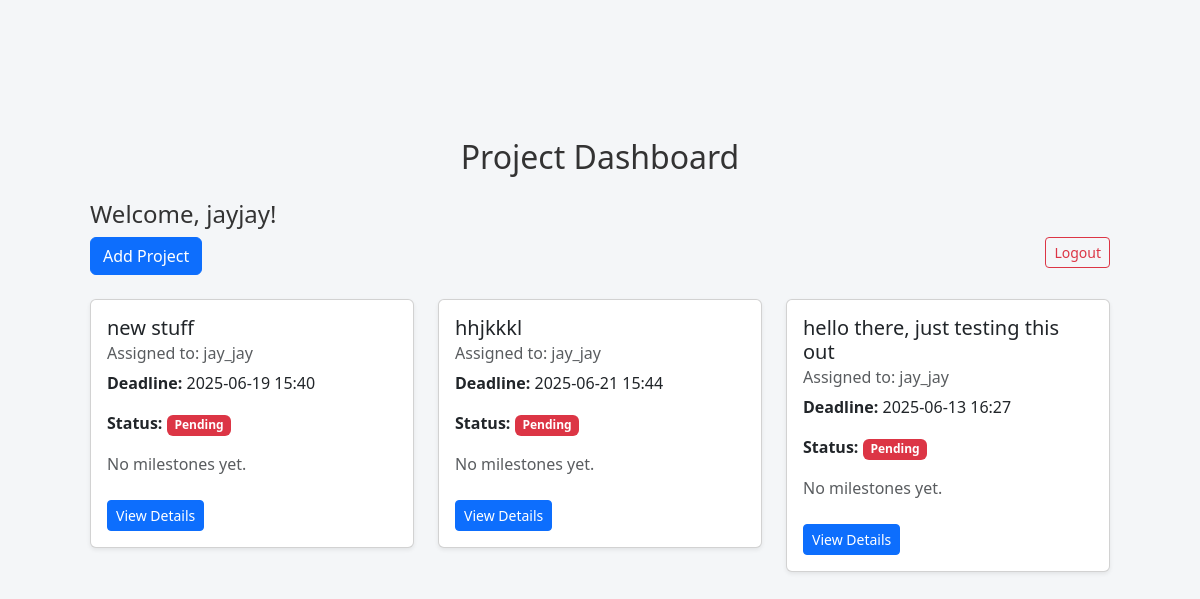
Page /dashboard (signed in) on the committed database.
### app/dbmodels.py (models this page shows, shortened)
class User(db.Model, UserMixin):
    id = db.Column(db.Integer, primary_key=True)
    username = db.Column(db.String(150), unique=True, nullable=False)
    email = db.Column(db.String(150), unique=True, nullable=False)
    password_hash = db.Column(db.String(150), nullable=False)
    tasks = db.relationship("Task", backref="assigned_to", cascade='all, delete-orphan',passive_deletes=True)
    role = db.Column(db.String(50), nullable=False, default="employee") # or admin
    projects = db.relationship('Project',cascade= "all, delete-orphan", back_populates='user', passive_deletes=True)

class Project(db.Model):
    id = db.Column(db.Integer, primary_key=True)
    title = db.Column(db.String(150), nullable=False)
    description = db.Column(db.Text, nullable=False)
    tasks = db.relationship("Task", backref="project", cascade="all, delete-orphan", passive_deletes=True)
    milestones = db.relationship("Milestone", backref="project", cascade="all, delete-orphan", passive_deletes=True)
    user_id = db.Column(db.Integer, db.ForeignKey('user.id', ondelete="CASCADE"), nullable=False)
    user = db.relationship('User', back_populates='projects')
    deadline = db.Column(db.DateTime, nullable=False, default = datetime.now(timezone.utc)) # default to current time in UTC
    status = db.Column(db.String(20), nullable=False, default="Pending")
    comment = db.Column(db.Text, nullable=True)

### app/routes.py (the view)
@main.route("/dashboard")
@login_required
def dashboard():
    if current_user.role == "admin":
        projects = Project.query.all()
    else:
        projects = current_user.projects
    project_data = []
    for project in projects:
        latest_milestone = Milestone.query.filter_by(project_id=project.id).order_by(Milestone.deadline.desc()).first()
        project_data.append({
            "project": project,
            "latest_milestone": latest_milestone
        })
    return render_template("dashboard.html", projects=projects)

### app/__init__.py (called while the page is built)
def create_app():
    app= Flask(__name__)
    app.config.from_object("config.Config") # load app config from config.py
    db.init_app(app)
    migrate.init_app(app, db)
    login_manager.init_app(app)
    mail.init_app(app)
    scheduler.init_app(app)
    scheduler.start()
    from . import jobs  # <-- Import jobs to register them
    from .admin import init_admin
    init_admin(app)
    login_manager.login_view = "main.login"
    login_manager.login_message_category ="info"
    from .dbmodels import User
    @login_manager.user_loader
    def load_user(user_id):
        return User.query.get(int(user_id))
    from .routes import main
    app.register_blueprint(main)
    return app

### app/templates/dashboard.html
{% extends "base.html" %}
{% block content %}
<div class="container mt-4">
  <h2 class="mb-4">Project Dashboard</h2>
  <h4>Welcome, {{ current_user.username }}!</h4><a href="{{ url_for('main.logout') }}" class="btn btn-outline-danger btn-sm float-end mb-3">Logout</a>
  <a href="{{ url_for('main.add_project') }}" class="btn btn-primary mb-4">Add Project</a>
  <div class="row">
    {% for project in projects %}
    <div class="col-md-4">
      <div class="card mb-4 shadow-sm">
        <div class="card-body">
          <h5 class="card-title">{{ project.title }}</h5>
          <h6 class="card-subtitle mb-2 text-muted">Assigned to: {{ project.user.username }}</h6>
          <p><strong>Deadline:</strong> {{ project.deadline.strftime('%Y-%m-%d %H:%M') if project.deadline else 'N/A' }}</p>
          <p><strong>Status:</strong>
            {% if project.status == 'Completed' %}
              <span class="badge bg-success">Completed</span>
            {% elif project.status == 'Pending' %}
              <span class="badge bg-danger">Pending</span>
            {% elif project.status == 'In Progress' %}
              <span class="badge bg-warning text-dark">In Progress</span>
            {% else %}
              <span class="badge bg-secondary">Unknown</span>
            {% endif %}
          </p>
          {% if project.milestones %}
            {% set urgent = project.milestones|sort(attribute='deadline', reverse=False)|first %}
            <p>
              <strong>Prioritized Milestone:</strong> {{ urgent.name }}
                            {% if urgent.status == 'Completed' %}
                                <span class="badge bg-success ms-4">Completed</span>
                            {% elif urgent.status == 'Pending' %}
                                <span class="badge bg-danger ms-4">Pending</span>
                            {% elif urgent.status == 'In Progress' %}
                                <span class="badge bg-warning text-dark ms-4">In Progress</span>
                            {% else %}
                                <span class="badge bg-secondary ms-4">Unknown</span>
                            {% endif %}
              </p>
          {% else %}
            <p class="text-muted">No milestones yet.</p>
          {% endif %}
          <a href="{{ url_for('main.project_detail', project_id=project.id) }}" class="btn btn-primary btn-sm mt-2">View Details</a>
        </div>
      </div>
    </div>
  {% endfor %}
</div>
{% endblock %}

### app/static/style.css (style rules this page uses)
body { background-color: #f2f2f2; font-family: Arial, sans-serif; display: flex; justify-content: center; align-items: center; height: 100vh; margin: 0; }
h2 { text-align: center; margin-bottom: 20px; color: #333; }
body { font-family: "Segoe UI", Tahoma, Geneva, Verdana, sans-serif; background-color: #f0f2f5; margin: 0; padding: 0; display: flex; justify-content: center; align-items: center; height: 100vh; }
h2 { margin-bottom: 25px; color: #333; }
a { color: #007bff; text-decoration: none; }
body { background-color: #f4f6f8; font-family: "Segoe UI", Tahoma, Geneva, Verdana, sans-serif; color: #333; margin: 0; padding: 0; }
.container { padding: 30px; border-radius: 12px; }
h2 { text-align: center; margin-bottom: 30px; color: #2c3e50; }
body { font-family: "Segoe UI", Tahoma, Geneva, Verdana, sans-serif; background-color: #f4f6f8; margin: 0; padding: 0; display: flex; justify-content: center; align-items: flex-start; min-height: 100vh; }
h2 { text-align: center; color: #333; margin-top: 30px; }

### rows in the picture
User: username "jayjay"
Project: title "new stuff", user.username "jay_jay", deadline "2025-06-19 15:40", status "Pending"
Project: title "hhjkkkl", user.username "jay_jay", deadline "2025-06-21 15:44", status "Pending"
Project: title "hello there, just testing this out", user.username "jay_jay", deadline "2025-06-13 16:27", status "Pending"
